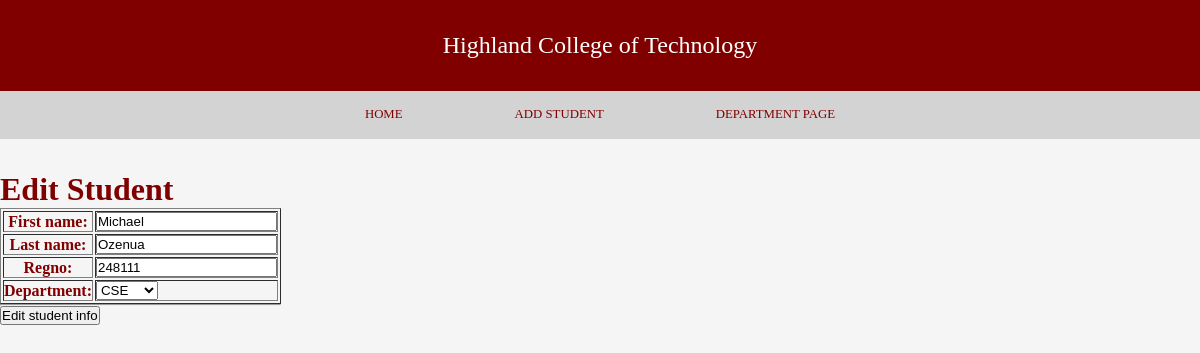
Page /update-student/8/ on the committed database.
### student/models.py (models this page shows, shortened)
class Student(models.Model):
    first_name = models.CharField(max_length=30)
    last_name = models.CharField(max_length=30)
    regno = models.CharField(max_length=6, unique=True)
    department = models.ForeignKey(Department, on_delete=models.SET_NULL, null=True)
    date_created = models.DateTimeField(auto_now_add=True)
    date_modified = models.DateTimeField(auto_now=True)

### student/views.py (the view)
# urls.py: path('update-student/<int:id>/', update_student, name='update_student')
def update_student(request, id):
    instance = Student.objects.get(id=id)
    form = StudentForm(request.POST or None,
                          request.FILES or None, instance=instance)
    context = {
        'form': form
    }
    if form.is_valid():
        form.save()
        messages.success(request, 'Student Info Updated')
        return redirect(reverse('s_homepage'))
    return render(request, 'student/update_student.html', context)

### student/forms.py
class StudentForm(ModelForm):
    class Meta:
        model = Student
        exclude = ['date_created', 'date_modified']

### department/models.py (called while the page is built)
    def __str__(self):
        return self.code

### student/templates/student/update_student.html (shortened to what this page needs)
<!DOCTYPE html>
<html lang="en">
<head>
</head>
<body>
    <div class="container">
        <div class="header">
            <header class="main-header">
               Highland College of Technology
            </header>
        </div>
        <div class="navbar">
            <nav class="links">
                <a href="{% url 's_homepage' %}" class="links-item">HOME</a>
                <a href="{% url 'add_student' %}" class="links-item">ADD STUDENT</a>
                <a href="{% url 'd_homepage' %}" class="links-item ">DEPARTMENT PAGE</a>
            </nav>
        </div>
        <div class="home-page">
            <h1>Edit Student</h1>
            <form action="" enctype="multipart/form-data" method="post">
                <table border="1">
                    {{ form.as_table }}
                </table>
                <hr>
                <input type="submit" value="Edit student info" onclick="return confirm('Are you sure?')">
            </form>
        </div>
    </div>
   </body>
</html>

### student/templates/student/update_student.html (style rules this page uses)
* { margin: 0; padding: 0; outline: 0; box-sizing: border-box; }
body { font-family: poppins, ; color: maroon; background: whitesmoke; }
.container { width:100%; margin: 0; }
.header { display: flex; justify-content: center; align-items: center; background: maroon; color: white; padding: 2rem 4rem; font-size: 1rem; }
.main-header { font-size: 1.5rem; }
.navbar { width: 100%; height: 3rem; background:lightgray; }
.links { display: flex; justify-content: center; align-items: center; }
.links a { display: flex; padding: 1rem 3.5rem; text-decoration: none; color: maroon; font-size: .8rem; }
.home-page { display: table; justify-content: center; align-items: center; margin-top: 2rem; }

### rows in the picture
Student: first_name "Michael", last_name "Ozenua", regno "248111", department "CSE"
